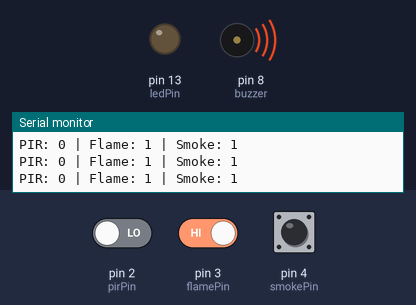
A sketch run on a simulated Arduino Uno, built with avr-gcc and run on an emulated ATmega328P. Parts: output pins drawn as LEDs (lit = HIGH), buzzer (waves = sounding, pin HIGH), the last lines printed to the serial monitor. The inputs (shaded band) are chosen by the test bench; at power-on: pin 2 (pirPin) LOW, pin 3 (flamePin) HIGH, pin 4 (smokePin) HIGH.

Above: at 1.2 s.
1.3 s: pin 2 (pirPin) driven HIGH
At 2.6 s:
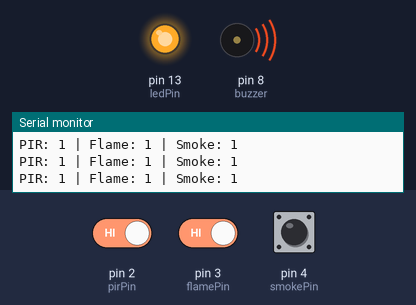
2.9 s: pin 3 (flamePin) driven LOW
At 4.2 s:
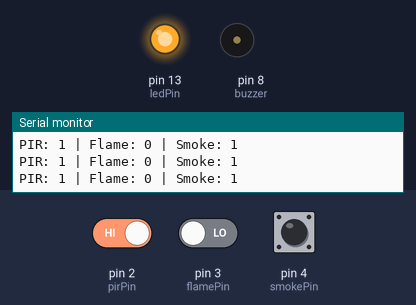
4.5 s: pin 3 (flamePin) driven HIGH
At 5.5 s:
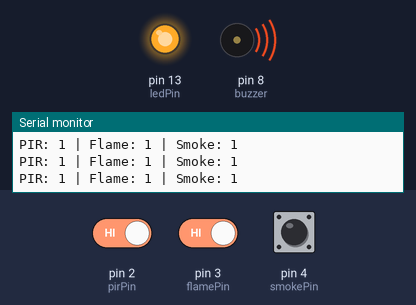
6.1 s: pin 2 (pirPin) driven LOW
At 13.0 s:
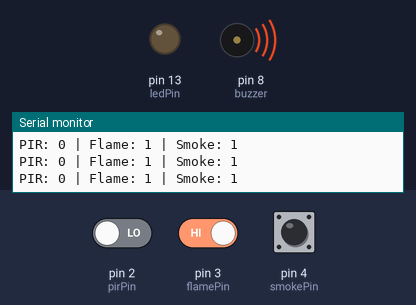
Timing chart, 0 to 13.5 s (numbered marks = the images above; inputs shaded):
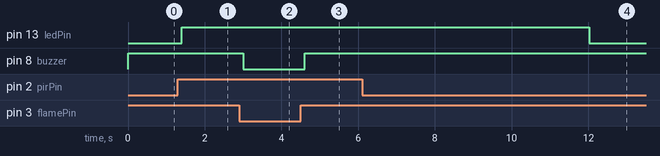

Measured:
- after the input at 1.3 s, pin 13 (ledPin): LOW → HIGH after 0.10 s
- after the input at 2.9 s, pin 8 (buzzer): HIGH → LOW after 0.11 s
- after the input at 4.5 s, pin 8 (buzzer): LOW → HIGH after 0.11 s
- after the input at 6.1 s, pin 13 (ledPin): HIGH → LOW after 5.9 s

The sketch:

smart_kitchen.ino
```cpp
int pirPin = 2;
int flamePin = 3;
int smokePin = 4;
int buzzer = 8;
int ledPin = 13;


unsigned long motionStartTime = 0;
const unsigned long motionDuration = 6000;
bool motionActive = false;

void setup() {
  pinMode(pirPin, INPUT);
  pinMode(flamePin, INPUT);
  pinMode(smokePin, INPUT);
  pinMode(buzzer, OUTPUT);
  pinMode(ledPin, OUTPUT);

  Serial.begin(9600);

  digitalWrite(buzzer, HIGH);
}

void loop() {

  int motion = digitalRead(pirPin);
  int flame = digitalRead(flamePin);
  int smoke = digitalRead(smokePin);

  Serial.print("PIR: ");
  Serial.print(motion);
  Serial.print(" | Flame: ");
  Serial.print(flame);
  Serial.print(" | Smoke: ");
  Serial.println(smoke);

  if (flame == LOW) {
    digitalWrite(buzzer, LOW);
  }


  else if (smoke == LOW) {
    digitalWrite(buzzer, LOW);
  }

  else {
    if (motion == HIGH) {
      motionStartTime = millis();
      motionActive = true;
    }


    if (motionActive && (millis() - motionStartTime <= motionDuration)) {
      digitalWrite(ledPin, HIGH);
      digitalWrite(buzzer, HIGH);
    }
    else {
      motionActive = false;
      digitalWrite(ledPin, LOW);
      digitalWrite(buzzer, HIGH);
    }
  }

  delay(200);
}
```
